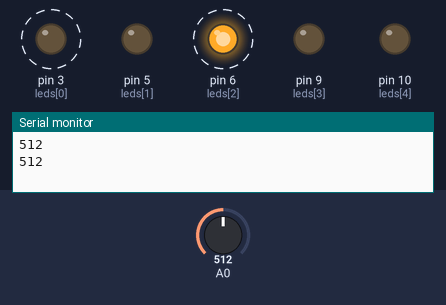
The sketch below on a simulated Arduino Uno, built with avr-gcc and run on an emulated ATmega328P. Parts: output pins drawn as LEDs (lit = HIGH), the last lines printed to the serial monitor. Dashed ring = blinking. Inputs (shaded band) come from the test bench; at power-on: A0 = 512.

Above: at 3.2 s.
3.3 s: A0 set to 0
At 3.75 s:
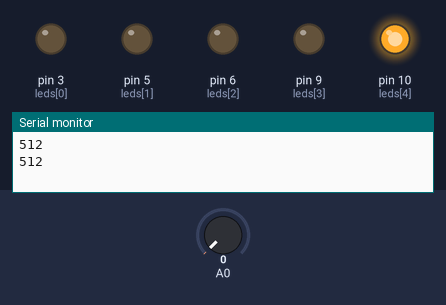
6.8 s: A0 set to 306
At 7.31 s:
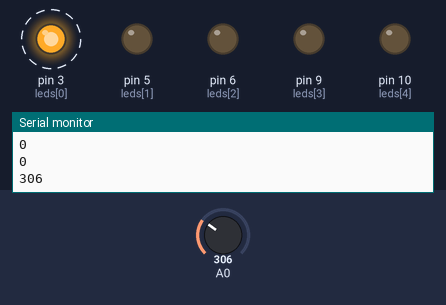
10.3 s: A0 set to 716
At 12.03 s:
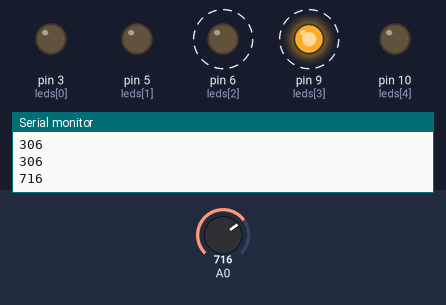
13.8 s: A0 set to 511
Timing chart, 0 to 18.3 s (numbered marks = the images above; inputs shaded):
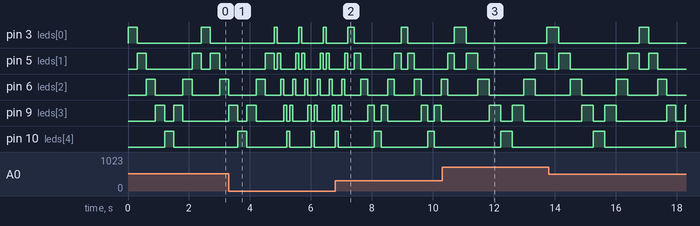

The sketch:

kitt_regulable.ino
```cpp
// Vamos iluminando los leds consecutivamente

int leds[]={3,5,6,9,10};

void setup() {
   for(int i=0;i<=4;i=i+1)
   {
      pinMode(leds[i],OUTPUT);
   }

   Serial.begin(9600);
}

void loop() {
  int pot=analogRead(A0); // desde 0 a 1023
  Serial.println(pot);
  int espera=map(pot,0,1023,100,500);
   for(int i=0;i<=4;i=i+1)
   {
      digitalWrite(leds[i],HIGH);
      delay(espera);
      digitalWrite(leds[i],LOW);
   }
   for(int i=3;i>0;i=i-1)
   {
      digitalWrite(leds[i],HIGH);
      delay(espera);
      digitalWrite(leds[i],LOW);
   }
}
```

Measured:
- after the input at 6.8 s, pin 3 (leds[0]): HIGH → LOW after 0.62 s, → HIGH 1.5 s later, → LOW 0.22 s later
- after the input at 10.3 s, pin 6 (leds[2]): alternates HIGH for 0.38 s and LOW for 1.1 s, starting after 1.2 s
- by itself, pin 3 (leds[0]): alternates HIGH for 0.10 s and LOW for 0.70 s
- by itself, pin 10 (leds[4]): alternates HIGH for 0.34 s and LOW for 2.3 s
